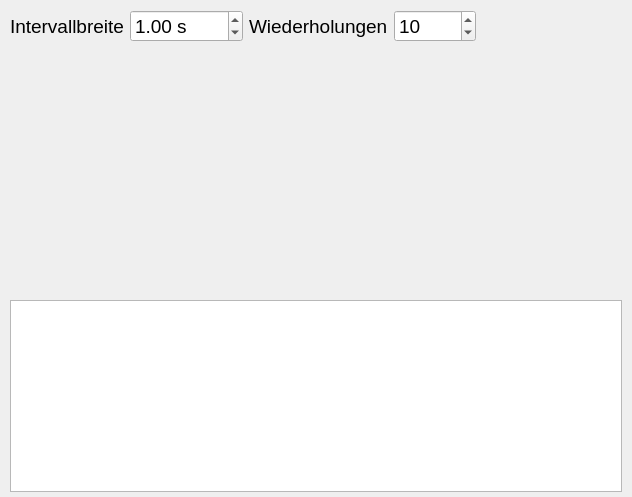
<?xml version="1.0" encoding="UTF-8"?>
<ui version="4.0">
 <class>IntervalTab</class>
 <widget class="QWidget" name="IntervalTab">
  <property name="geometry">
   <rect>
    <x>0</x>
    <y>0</y>
    <width>632</width>
    <height>497</height>
   </rect>
  </property>
  <property name="font">
   <font>
    <pointsize>11</pointsize>
   </font>
  </property>
  <layout class="QGridLayout" name="gridInterval" rowstretch="0,1,0">
   <property name="leftMargin">
    <number>10</number>
   </property>
   <property name="topMargin">
    <number>10</number>
   </property>
   <property name="rightMargin">
    <number>10</number>
   </property>
   <property name="bottomMargin">
    <number>5</number>
   </property>
   <item row="0" column="0">
    <layout class="QHBoxLayout" name="layoutIntervalControls">
     <item>
      <widget class="QLabel" name="labelWidth">
       <property name="font">
        <font>
         <pointsize>14</pointsize>
        </font>
       </property>
       <property name="text">
        <string>Intervallbreite</string>
       </property>
      </widget>
     </item>
     <item>
      <widget class="QDoubleSpinBox" name="spinWidth">
       <property name="font">
        <font>
         <pointsize>14</pointsize>
        </font>
       </property>
       <property name="suffix">
        <string> s</string>
       </property>
       <property name="minimum">
        <double>0.100000000000000</double>
       </property>
       <property name="maximum">
        <double>3600.000000000000000</double>
       </property>
       <property name="singleStep">
        <double>1.000000000000000</double>
       </property>
       <property name="value">
        <double>1.000000000000000</double>
       </property>
      </widget>
     </item>
     <item>
      <widget class="QLabel" name="labelRepeats">
       <property name="font">
        <font>
         <pointsize>14</pointsize>
        </font>
       </property>
       <property name="text">
        <string>Wiederholungen</string>
       </property>
      </widget>
     </item>
     <item>
      <widget class="QSpinBox" name="spinRepeats">
       <property name="font">
        <font>
         <pointsize>14</pointsize>
        </font>
       </property>
       <property name="minimum">
        <number>1</number>
       </property>
       <property name="maximum">
        <number>10000</number>
       </property>
       <property name="value">
        <number>10</number>
       </property>
      </widget>
     </item>
     <item>
      <spacer name="spacerInterval">
       <property name="orientation">
        <enum>Qt::Orientation::Horizontal</enum>
       </property>
       <property name="sizeHint" stdset="0">
        <size>
         <width>40</width>
         <height>20</height>
        </size>
       </property>
      </spacer>
     </item>
     <item>
      <widget class="QLabel" name="valueStatus"/>
     </item>
    </layout>
   </item>
   <item row="1" column="0">
    <widget class="GeneralPlot" name="intervalPlot" native="true">
     <property name="sizePolicy">
      <sizepolicy hsizetype="Expanding" vsizetype="Expanding">
       <horstretch>0</horstretch>
       <verstretch>0</verstretch>
      </sizepolicy>
     </property>
    </widget>
   </item>
   <item row="2" column="0">
    <widget class="QTableView" name="tableIntervals">
     <property name="sizePolicy">
      <sizepolicy hsizetype="Expanding" vsizetype="Maximum">
       <horstretch>0</horstretch>
       <verstretch>0</verstretch>
      </sizepolicy>
     </property>
     <property name="maximumSize">
      <size>
       <width>16777215</width>
       <height>200</height>
      </size>
     </property>
     <property name="editTriggers">
      <set>QAbstractItemView::EditTrigger::NoEditTriggers</set>
     </property>
     <property name="alternatingRowColors">
      <bool>true</bool>
     </property>
     <property name="selectionMode">
      <enum>QAbstractItemView::SelectionMode::SingleSelection</enum>
     </property>
    </widget>
   </item>
  </layout>
 </widget>
 <customwidgets>
  <customwidget>
   <class>GeneralPlot</class>
   <extends>QWidget</extends>
   <header>gmcounter.ui.widgets.plot</header>
  </customwidget>
 </customwidgets>
 <resources/>
 <connections/>
</ui>
